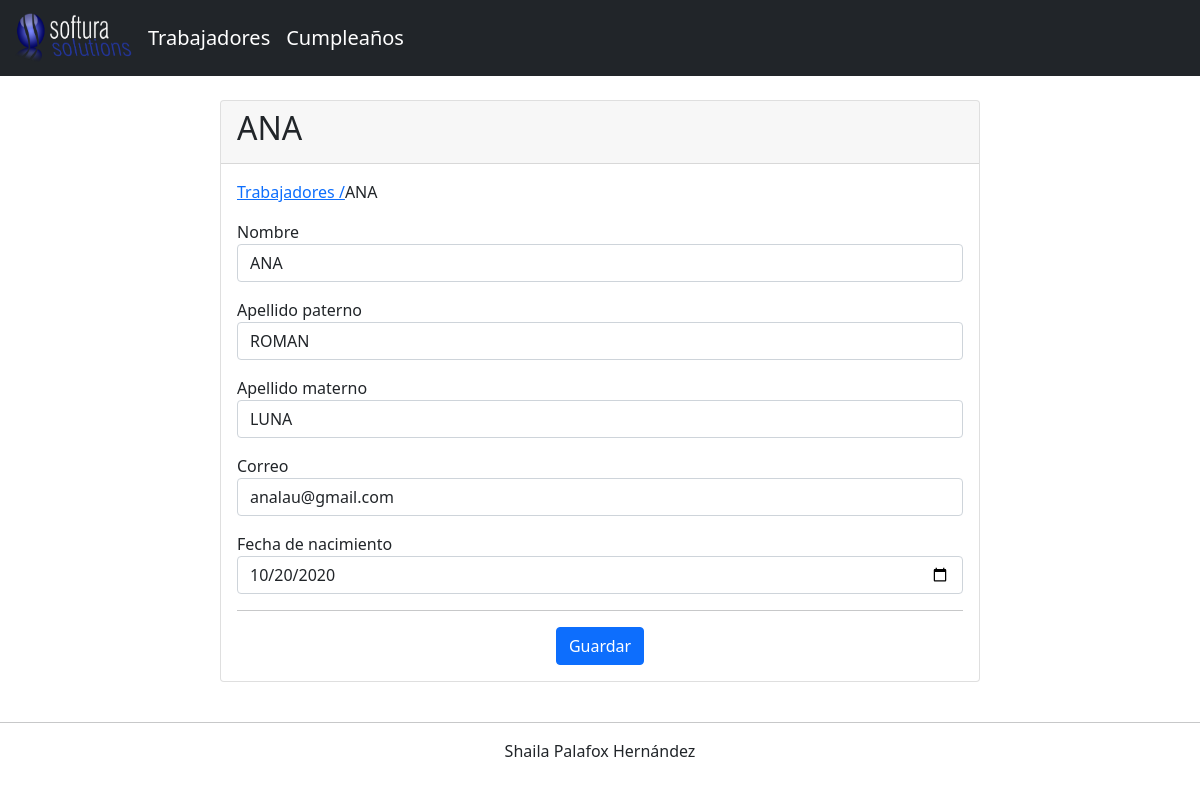
Screenshot of /?c=Trabajador&a=EditarAgregar&m=Trabajador&id=10 with the database file from the repository.
### tables this page shows
CREATE TABLE `trabajadores` (
  `id` int(10) NOT NULL,
  `nombre` varchar(50) NOT NULL,
  `apellidoPaterno` varchar(50) NOT NULL,
  `apellidoMaterno` varchar(50) NOT NULL,
  `correo` varchar(100) NOT NULL,
  `fechaNacimiento` date NOT NULL
);

### includes/database.php (called while the page is built)
<?php
class Database
{
    public static function StartUp()
    {
        $pdo = new PDO("mysql:host=localhost;dbname=softurasolutions;port=3306", "root", "");
        $pdo->setAttribute(PDO::ATTR_ERRMODE, PDO::ERRMODE_EXCEPTION);
        return $pdo;
    }
}

### TRABAJADORES/modelo/trabajadorModelo.php (called while the page is built, shortened)
<?php
class TrabajadorModelo
{
	private $pdo;
	public function __CONSTRUCT()
	{
		try
		{
			$this->pdo = Database::StartUp();
		}
		catch(Exception $e)
		{
			die($e->getMessage());
		}
	}
	public function Obtener($id)
	{
		try
		{
			$stm = $this->pdo
			          ->prepare("SELECT * FROM trabajadores WHERE id = ?");
			$stm->execute(array($id));
			return $stm->fetch(PDO::FETCH_OBJ);
		} catch (Exception $e)
		{
			die($e->getMessage());
		}
	}
}

### TRABAJADORES/vista/trabajadorEditarVista.php (the view, shortened to what this page needs)
<div class="container-fluid p-4">
  <div class="row">
    <div class="col-md-8 mx-auto">
      <div class="card">
        <div class="card-header">
          <h2><?php echo($alm!==null) ? $alm->nombre : 'Nuevo Registro'; ?></h2>
        </div>
        <div class="card-body">
          <nav aria-label="breadcrumb">
            <ol class="breadcrumb">
              <li><a href="?c=Trabajador&m=Trabajador">Trabajadores /  </a></li>
              <li class="active"><?php echo $alm!== null ? $alm->nombre : ' Nuevo registro'; ?></li>
            </ol>
          </nav>
          <form id="frm-trabajador" action="?c=Trabajador&a=Guardar&m=Trabajador" method="post" enctype="multipart/form-data">
            <div class="form-group mb-3">
              <label>Nombre</label>
              <input type="text" name="nombre" value="<?= ($alm!==null)?$alm->nombre:""; ?>" class="form-control" placeholder="Ingrese su nombre" data-validacion-tipo="requerido|min:3" />
            </div>
            <div class="form-group mb-3">
              <label>Apellido paterno</label>
              <input type="text" name="apellidoPaterno" value="<?= ($alm!==null)?$alm->apellidoPaterno:""; ?>" class="form-control" placeholder="Ingrese su apellido paterno" data-validacion-tipo="requerido|min:10" />
            </div>
            <div class="form-group mb-3">
              <label>Apellido materno</label>
              <input type="text" name="apellidoMaterno" value="<?= ($alm!==null)?$alm->apellidoMaterno:""; ?>" class="form-control" placeholder="Ingrese su apellido materno" data-validacion-tipo="requerido|min:10" />
            </div>
            <div class="form-group mb-3">
              <label>Correo</label>
              <input type="text" name="correo" value="<?= ($alm!==null)?$alm->correo:""; ?>" class="form-control" placeholder="Ingrese su correo electrónico" data-validacion-tipo="requerido|email" />
            </div>
            <div class="form-group mb-3">
              <label>Fecha de nacimiento</label>
              <input  type="date" name="fechaNacimiento" value="<?= ($alm!==null)?$alm->fechaNacimiento:""; ?>" class="form-control datepicker" placeholder="Ingrese su fecha de nacimiento" data-validacion-tipo="requerido" />
            </div>
            <hr />
          </form>
          <div class="text-center">
            <button class="btn btn-primary" id="btn-guardar">Guardar</button>
          </div>
        </div>
      </div>
    </div>
  </div>
</div>

### rows the page displays
trabajadores: nombre "ANA", apellidoPaterno "ROMAN", apellidoMaterno "LUNA", correo "analau@gmail.com", fechaNacimiento "10/20/2020"
